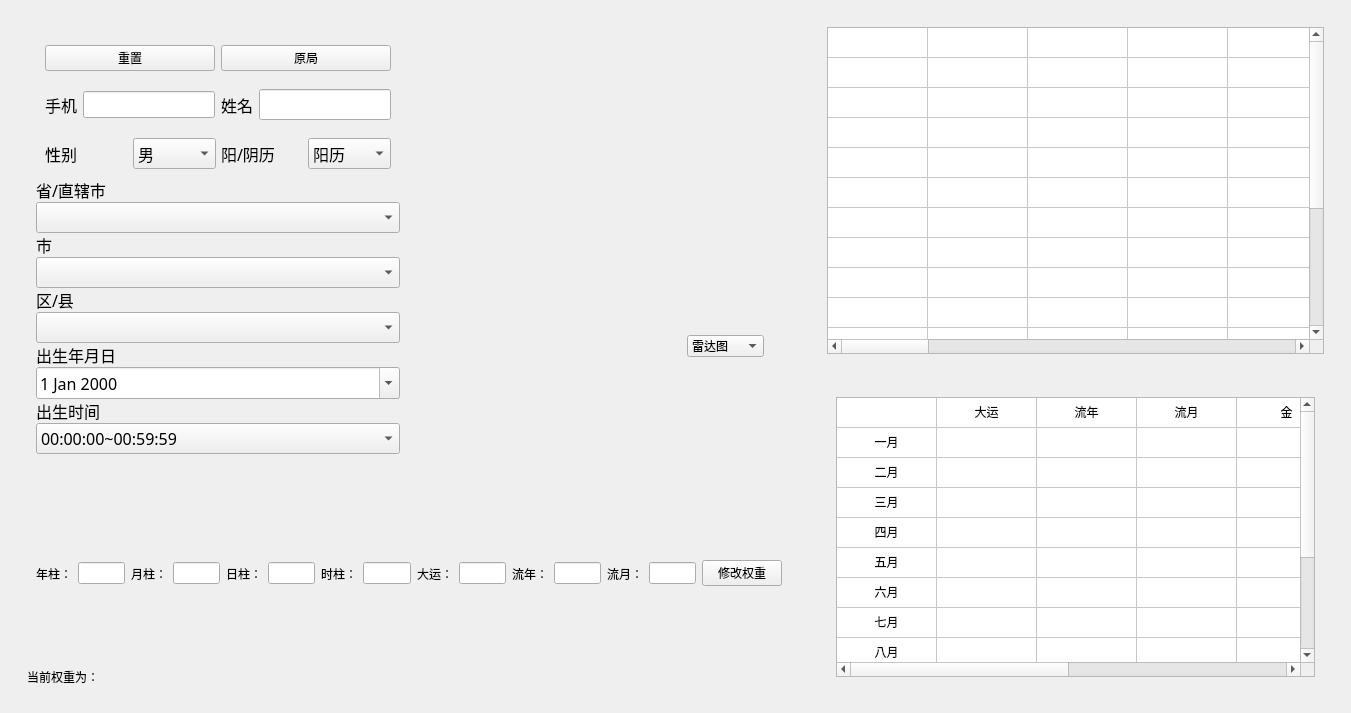
<?xml version="1.0" encoding="UTF-8"?>
<ui version="4.0">
 <class>MainWindow</class>
 <widget class="QMainWindow" name="MainWindow">
  <property name="geometry">
   <rect>
    <x>0</x>
    <y>0</y>
    <width>1351</width>
    <height>713</height>
   </rect>
  </property>
  <property name="windowTitle">
   <string>万年历</string>
  </property>
  <property name="autoFillBackground">
   <bool>false</bool>
  </property>
  <widget class="QWidget" name="centralwidget">
   <layout class="QHBoxLayout" name="horizontalLayout_7" stretch="3,2">
    <property name="spacing">
     <number>0</number>
    </property>
    <item>
     <widget class="QWidget" name="widget_8" native="true">
      <layout class="QVBoxLayout" name="verticalLayout_6">
       <property name="spacing">
        <number>0</number>
       </property>
       <item>
        <widget class="QWidget" name="widget_10" native="true">
         <layout class="QHBoxLayout" name="horizontalLayout_8" stretch="1,1">
          <property name="spacing">
           <number>0</number>
          </property>
          <item>
           <widget class="QWidget" name="formWidget" native="true">
            <layout class="QVBoxLayout" name="verticalLayout">
             <property name="spacing">
              <number>0</number>
             </property>
             <property name="sizeConstraint">
              <enum>QLayout::SetMinimumSize</enum>
             </property>
             <item>
              <widget class="QWidget" name="widget_7" native="true">
               <layout class="QHBoxLayout" name="horizontalLayout_6">
                <item>
                 <widget class="QPushButton" name="btn_reset">
                  <property name="text">
                   <string>重置</string>
                  </property>
                 </widget>
                </item>
                <item>
                 <widget class="QPushButton" name="btn_birth">
                  <property name="text">
                   <string>原局</string>
                  </property>
                 </widget>
                </item>
               </layout>
              </widget>
             </item>
             <item>
              <widget class="QWidget" name="widget" native="true">
               <layout class="QHBoxLayout" name="horizontalLayout">
                <item>
                 <widget class="QLabel" name="label">
                  <property name="font">
                   <font>
                    <pointsize>12</pointsize>
                   </font>
                  </property>
                  <property name="text">
                   <string>手机</string>
                  </property>
                 </widget>
                </item>
                <item>
                 <widget class="QLineEdit" name="line_phone">
                  <property name="font">
                   <font>
                    <pointsize>12</pointsize>
                   </font>
                  </property>
                  <property name="echoMode">
                   <enum>QLineEdit::Normal</enum>
                  </property>
                 </widget>
                </item>
                <item>
                 <widget class="QLabel" name="label_2">
                  <property name="font">
                   <font>
                    <family>Adobe Devanagari</family>
                    <pointsize>12</pointsize>
                   </font>
                  </property>
                  <property name="text">
                   <string>姓名</string>
                  </property>
                 </widget>
                </item>
                <item>
                 <widget class="QLineEdit" name="line_name">
                  <property name="font">
                   <font>
                    <family>Adobe Devanagari</family>
                    <pointsize>12</pointsize>
                   </font>
                  </property>
                 </widget>
                </item>
               </layout>
              </widget>
             </item>
             <item>
              <widget class="QWidget" name="widget_2" native="true">
               <layout class="QHBoxLayout" name="horizontalLayout_2" stretch="1,1,1,1">
                <property name="spacing">
                 <number>5</number>
                </property>
                <property name="leftMargin">
                 <number>9</number>
                </property>
                <property name="topMargin">
                 <number>9</number>
                </property>
                <property name="rightMargin">
                 <number>9</number>
                </property>
                <item>
                 <widget class="QLabel" name="label_3">
                  <property name="font">
                   <font>
                    <family>Adobe Devanagari</family>
                    <pointsize>12</pointsize>
                   </font>
                  </property>
                  <property name="text">
                   <string>性别</string>
                  </property>
                 </widget>
                </item>
                <item>
                 <widget class="QComboBox" name="combo_sex">
                  <property name="font">
                   <font>
                    <family>Adobe Devanagari</family>
                    <pointsize>12</pointsize>
                   </font>
                  </property>
                  <item>
                   <property name="text">
                    <string>男</string>
                   </property>
                  </item>
                  <item>
                   <property name="text">
                    <string>女</string>
                   </property>
                  </item>
                 </widget>
                </item>
                <item>
                 <widget class="QLabel" name="label_4">
                  <property name="font">
                   <font>
                    <family>Adobe Devanagari</family>
                    <pointsize>12</pointsize>
                   </font>
                  </property>
                  <property name="text">
                   <string>阳/阴历</string>
                  </property>
                 </widget>
                </item>
                <item>
                 <widget class="QComboBox" name="combo_isSolar">
                  <property name="font">
                   <font>
                    <family>Adobe Devanagari</family>
                    <pointsize>12</pointsize>
                   </font>
                  </property>
                  <item>
                   <property name="text">
                    <string>阳历</string>
                   </property>
                  </item>
                  <item>
                   <property name="text">
                    <string>阴历</string>
                   </property>
                  </item>
                 </widget>
                </item>
               </layout>
              </widget>
             </item>
             <item>
              <widget class="QLabel" name="label_7">
               <property name="font">
                <font>
                 <family>Adobe Devanagari</family>
                 <pointsize>12</pointsize>
                </font>
               </property>
               <property name="text">
                <string>省/直辖市</string>
               </property>
              </widget>
             </item>
             <item>
              <widget class="QComboBox" name="combo_province">
               <property name="font">
                <font>
                 <family>Adobe Devanagari</family>
                 <pointsize>12</pointsize>
                </font>
               </property>
              </widget>
             </item>
             <item>
              <widget class="QLabel" name="label_8">
               <property name="font">
                <font>
                 <family>Adobe Devanagari</family>
                 <pointsize>12</pointsize>
                </font>
               </property>
               <property name="text">
                <string>市</string>
               </property>
              </widget>
             </item>
             <item>
              <widget class="QComboBox" name="combo_city">
               <property name="font">
                <font>
                 <family>Adobe Devanagari</family>
                 <pointsize>12</pointsize>
                </font>
               </property>
              </widget>
             </item>
             <item>
              <widget class="QLabel" name="label_9">
               <property name="font">
                <font>
                 <family>Adobe Devanagari</family>
                 <pointsize>12</pointsize>
                </font>
               </property>
               <property name="text">
                <string>区/县</string>
               </property>
              </widget>
             </item>
             <item>
              <widget class="QComboBox" name="combo_county">
               <property name="font">
                <font>
                 <family>Adobe Devanagari</family>
                 <pointsize>12</pointsize>
                </font>
               </property>
              </widget>
             </item>
             <item>
              <widget class="QLabel" name="label_5">
               <property name="font">
                <font>
                 <family>Adobe Devanagari</family>
                 <pointsize>12</pointsize>
                </font>
               </property>
               <property name="text">
                <string>出生年月日</string>
               </property>
              </widget>
             </item>
             <item>
              <widget class="QDateEdit" name="birth_edit">
               <property name="font">
                <font>
                 <family>Adobe Devanagari</family>
                 <pointsize>12</pointsize>
                </font>
               </property>
               <property name="dateTime">
                <datetime>
                 <hour>0</hour>
                 <minute>0</minute>
                 <second>0</second>
                 <year>2000</year>
                 <month>1</month>
                 <day>1</day>
                </datetime>
               </property>
               <property name="calendarPopup">
                <bool>true</bool>
               </property>
              </widget>
             </item>
             <item>
              <widget class="QLabel" name="label_6">
               <property name="font">
                <font>
                 <family>Adobe Devanagari</family>
                 <pointsize>12</pointsize>
                </font>
               </property>
               <property name="text">
                <string>出生时间</string>
               </property>
              </widget>
             </item>
             <item>
              <widget class="QComboBox" name="combo_hour">
               <property name="font">
                <font>
                 <family>Adobe Devanagari</family>
                 <pointsize>12</pointsize>
                </font>
               </property>
               <item>
                <property name="text">
                 <string>00:00:00~00:59:59</string>
                </property>
               </item>
               <item>
                <property name="text">
                 <string>01:00:00~01:59:59</string>
                </property>
               </item>
               <item>
                <property name="text">
                 <string>02:00:00~02:59:59</string>
                </property>
               </item>
               <item>
                <property name="text">
                 <string>03:00:00~03:59:59</string>
                </property>
               </item>
               <item>
                <property name="text">
                 <string>04:00:00~04:59:59</string>
                </property>
               </item>
               <item>
                <property name="text">
                 <string>05:00:00~05:59:59</string>
                </property>
               </item>
               <item>
                <property name="text">
                 <string>06:00:00~06:59:59</string>
                </property>
               </item>
               <item>
                <property name="text">
                 <string>07:00:00~07:59:59</string>
                </property>
               </item>
               <item>
                <property name="text">
                 <string>08:00:00~08:59:59</string>
                </property>
               </item>
               <item>
                <property name="text">
                 <string>09:00:00~09:59:59</string>
                </property>
               </item>
               <item>
                <property name="text">
                 <string>10:00:00~10:59:59</string>
                </property>
               </item>
               <item>
                <property name="text">
                 <string>11:00:00~11:59:59</string>
                </property>
               </item>
               <item>
                <property name="text">
                 <string>12:00:00~12:59:59</string>
                </property>
               </item>
               <item>
                <property name="text">
                 <string>13:00:00~13:59:59</string>
                </property>
               </item>
               <item>
                <property name="text">
                 <string>14:00:00~14:59:59</string>
                </property>
               </item>
               <item>
                <property name="text">
                 <string>15:00:00~15:59:59</string>
                </property>
               </item>
               <item>
                <property name="text">
                 <string>16:00:00~16:59:59</string>
                </property>
               </item>
               <item>
                <property name="text">
                 <string>17:00:00~17:59:59</string>
                </property>
               </item>
               <item>
                <property name="text">
                 <string>18:00:00~18:59:59</string>
                </property>
               </item>
               <item>
                <property name="text">
                 <string>19:00:00~19:59:59</string>
                </property>
               </item>
               <item>
                <property name="text">
                 <string>20:00:00~20:59:59</string>
                </property>
               </item>
               <item>
                <property name="text">
                 <string>21:00:00~21:59:59</string>
                </property>
               </item>
               <item>
                <property name="text">
                 <string>22:00:00~22:59:59</string>
                </property>
               </item>
               <item>
                <property name="text">
                 <string>23:00:00~23:59:59</string>
                </property>
               </item>
              </widget>
             </item>
            </layout>
           </widget>
          </item>
          <item>
           <widget class="QWidget" name="widget_11" native="true">
            <layout class="QVBoxLayout" name="verticalLayout_2" stretch="1,8">
             <property name="spacing">
              <number>0</number>
             </property>
             <item>
              <widget class="QWidget" name="info_widget" native="true">
               <layout class="QVBoxLayout" name="verticalLayout_3">
                <item>
                 <widget class="QWidget" name="widget_3" native="true">
                  <layout class="QHBoxLayout" name="horizontalLayout_4">
                   <item>
                    <widget class="QLabel" name="lb_bazi">
                     <property name="font">
                      <font>
                       <pointsize>12</pointsize>
                      </font>
                     </property>
                     <property name="text">
                      <string/>
                     </property>
                    </widget>
                   </item>
                  </layout>
                 </widget>
                </item>
                <item>
                 <widget class="QWidget" name="widget_4" native="true">
                  <layout class="QHBoxLayout" name="horizontalLayout_3">
                   <item>
                    <widget class="QLabel" name="lb_dayun">
                     <property name="font">
                      <font>
                       <pointsize>12</pointsize>
                      </font>
                     </property>
                     <property name="text">
                      <string/>
                     </property>
                    </widget>
                   </item>
                   <item>
                    <widget class="QLabel" name="lb_liunian">
                     <property name="font">
                      <font>
                       <pointsize>12</pointsize>
                      </font>
                     </property>
                     <property name="text">
                      <string/>
                     </property>
                    </widget>
                   </item>
                   <item>
                    <widget class="QLabel" name="lb_liuyue">
                     <property name="font">
                      <font>
                       <pointsize>12</pointsize>
                      </font>
                     </property>
                     <property name="text">
                      <string/>
                     </property>
                    </widget>
                   </item>
                   <item>
                    <widget class="QComboBox" name="combobox_change_fig">
                     <item>
                      <property name="text">
                       <string>雷达图</string>
                      </property>
                     </item>
                     <item>
                      <property name="text">
                       <string>饼图</string>
                      </property>
                     </item>
                    </widget>
                   </item>
                  </layout>
                 </widget>
                </item>
               </layout>
              </widget>
             </item>
             <item>
              <layout class="QVBoxLayout" name="vbox_radar"/>
             </item>
            </layout>
           </widget>
          </item>
         </layout>
        </widget>
       </item>
       <item>
        <widget class="QWidget" name="widget_5" native="true">
         <layout class="QVBoxLayout" name="verticalLayout_5" stretch="1,0,10">
          <property name="spacing">
           <number>2</number>
          </property>
          <item>
           <widget class="QWidget" name="widget_6" native="true">
            <layout class="QHBoxLayout" name="horizontalLayout_5">
             <item>
              <widget class="QLabel" name="label_11">
               <property name="text">
                <string>年柱：</string>
               </property>
              </widget>
             </item>
             <item>
              <widget class="QLineEdit" name="edt_year"/>
             </item>
             <item>
              <widget class="QLabel" name="label_12">
               <property name="text">
                <string>月柱：</string>
               </property>
              </widget>
             </item>
             <item>
              <widget class="QLineEdit" name="edt_month"/>
             </item>
             <item>
              <widget class="QLabel" name="label_10">
               <property name="text">
                <string>日柱：</string>
               </property>
              </widget>
             </item>
             <item>
              <widget class="QLineEdit" name="edt_day"/>
             </item>
             <item>
              <widget class="QLabel" name="label_13">
               <property name="text">
                <string>时柱：</string>
               </property>
              </widget>
             </item>
             <item>
              <widget class="QLineEdit" name="edt_hour"/>
             </item>
             <item>
              <widget class="QLabel" name="label_14">
               <property name="text">
                <string>大运：</string>
               </property>
              </widget>
             </item>
             <item>
              <widget class="QLineEdit" name="edt_da_yun"/>
             </item>
             <item>
              <widget class="QLabel" name="label_15">
               <property name="text">
                <string>流年：</string>
               </property>
              </widget>
             </item>
             <item>
              <widget class="QLineEdit" name="edt_liu_nian"/>
             </item>
             <item>
              <widget class="QLabel" name="label_16">
               <property name="text">
                <string>流月：</string>
               </property>
              </widget>
             </item>
             <item>
              <widget class="QLineEdit" name="edt_liu_yue"/>
             </item>
             <item>
              <widget class="QPushButton" name="btn_change_weights">
               <property name="text">
                <string>修改权重</string>
               </property>
              </widget>
             </item>
            </layout>
           </widget>
          </item>
          <item>
           <widget class="QLabel" name="lb_weights">
            <property name="text">
             <string>当前权重为：</string>
            </property>
           </widget>
          </item>
          <item>
           <layout class="QVBoxLayout" name="hbox_line"/>
          </item>
         </layout>
        </widget>
       </item>
      </layout>
     </widget>
    </item>
    <item>
     <widget class="QWidget" name="widget_9" native="true">
      <layout class="QVBoxLayout" name="verticalLayout_4">
       <item>
        <widget class="QWidget" name="verticalWidget_4" native="true">
         <layout class="QVBoxLayout" name="vbox_overview">
          <item>
           <widget class="QTableWidget" name="tbl_overview">
            <property name="frameShape">
             <enum>QFrame::StyledPanel</enum>
            </property>
            <attribute name="horizontalHeaderVisible">
             <bool>false</bool>
            </attribute>
            <attribute name="verticalHeaderVisible">
             <bool>false</bool>
            </attribute>
            <row>
             <property name="text">
              <string>新建行</string>
             </property>
            </row>
            <row>
             <property name="text">
              <string>新建行</string>
             </property>
            </row>
            <row>
             <property name="text">
              <string>新建行</string>
             </property>
            </row>
            <row>
             <property name="text">
              <string>新建行</string>
             </property>
            </row>
            <row>
             <property name="text">
              <string>新建行</string>
             </property>
            </row>
            <row>
             <property name="text">
              <string>新建行</string>
             </property>
            </row>
            <row>
             <property name="text">
              <string>新建行</string>
             </property>
            </row>
            <row>
             <property name="text">
              <string>新建行</string>
             </property>
            </row>
            <row>
             <property name="text">
              <string>新建行</string>
             </property>
            </row>
            <row>
             <property name="text">
              <string>新建行</string>
             </property>
            </row>
            <row>
             <property name="text">
              <string>新建行</string>
             </property>
            </row>
            <row>
             <property name="text">
              <string>新建行</string>
             </property>
            </row>
            <row>
             <property name="text">
              <string>新建行</string>
             </property>
            </row>
            <row>
             <property name="text">
              <string>新建行</string>
             </property>
            </row>
            <row>
             <property name="text">
              <string>新建行</string>
             </property>
            </row>
            <row>
             <property name="text">
              <string>新建行</string>
             </property>
            </row>
            <row>
             <property name="text">
              <string>新建行</string>
             </property>
            </row>
            <column>
             <property name="text">
              <string>新建列</string>
             </property>
            </column>
            <column>
             <property name="text">
              <string>新建列</string>
             </property>
            </column>
            <column>
             <property name="text">
              <string>新建列</string>
             </property>
            </column>
            <column>
             <property name="text">
              <string>新建列</string>
             </property>
            </column>
            <column>
             <property name="text">
              <string>新建列</string>
             </property>
            </column>
            <column>
             <property name="text">
              <string>新建列</string>
             </property>
            </column>
            <column>
             <property name="text">
              <string>新建列</string>
             </property>
            </column>
            <column>
             <property name="text">
              <string>新建列</string>
             </property>
            </column>
            <column>
             <property name="text">
              <string>新建列</string>
             </property>
            </column>
            <column>
             <property name="text">
              <string>新建列</string>
             </property>
            </column>
            <column>
             <property name="text">
              <string>新建列</string>
             </property>
            </column>
            <column>
             <property name="text">
              <string>新建列</string>
             </property>
            </column>
            <column>
             <property name="text">
              <string>新建列</string>
             </property>
            </column>
            <column>
             <property name="text">
              <string>新建列</string>
             </property>
            </column>
            <column>
             <property name="text">
              <string>新建列</string>
             </property>
            </column>
            <column>
             <property name="text">
              <string>新建列</string>
             </property>
            </column>
            <column>
             <property name="text">
              <string>新建列</string>
             </property>
            </column>
            <column>
             <property name="text">
              <string>新建列</string>
             </property>
            </column>
            <column>
             <property name="text">
              <string>新建列</string>
             </property>
            </column>
            <column>
             <property name="text">
              <string>新建列</string>
             </property>
            </column>
            <column>
             <property name="text">
              <string>新建列</string>
             </property>
            </column>
           </widget>
          </item>
          <item>
           <widget class="QWidget" name="verticalWidget_5" native="true">
            <layout class="QVBoxLayout" name="vbox_detail" stretch="1,10">
             <property name="spacing">
              <number>0</number>
             </property>
             <item>
              <widget class="QLabel" name="lb_detail_date">
               <property name="baseSize">
                <size>
                 <width>0</width>
                 <height>0</height>
                </size>
               </property>
               <property name="font">
                <font>
                 <pointsize>12</pointsize>
                </font>
               </property>
               <property name="layoutDirection">
                <enum>Qt::LeftToRight</enum>
               </property>
               <property name="text">
                <string/>
               </property>
               <property name="alignment">
                <set>Qt::AlignCenter</set>
               </property>
              </widget>
             </item>
             <item>
              <widget class="QTableWidget" name="tbl_detail">
               <attribute name="horizontalHeaderVisible">
                <bool>false</bool>
               </attribute>
               <attribute name="verticalHeaderVisible">
                <bool>false</bool>
               </attribute>
               <row>
                <property name="text">
                 <string>新建行</string>
                </property>
               </row>
               <row>
                <property name="text">
                 <string>一月</string>
                </property>
               </row>
               <row>
                <property name="text">
                 <string>二月</string>
                </property>
               </row>
               <row>
                <property name="text">
                 <string>三月</string>
                </property>
               </row>
               <row>
                <property name="text">
                 <string>四月</string>
                </property>
               </row>
               <row>
                <property name="text">
                 <string>五月</string>
                </property>
               </row>
               <row>
                <property name="text">
                 <string>六月</string>
                </property>
               </row>
               <row>
                <property name="text">
                 <string>七月</string>
                </property>
               </row>
               <row>
                <property name="text">
                 <string>八月</string>
                </property>
               </row>
               <row>
                <property name="text">
                 <string>九月</string>
                </property>
               </row>
               <row>
                <property name="text">
                 <string>十月</string>
                </property>
               </row>
               <row>
                <property name="text">
                 <string>十一月</string>
                </property>
               </row>
               <row>
                <property name="text">
                 <string>十二月</string>
                </property>
               </row>
               <column>
                <property name="text">
                 <string>新建列</string>
                </property>
               </column>
               <column>
                <property name="text">
                 <string>大运</string>
                </property>
               </column>
               <column>
                <property name="text">
                 <string>流年</string>
                </property>
               </column>
               <column>
                <property name="text">
                 <string>流月</string>
                </property>
               </column>
               <column>
                <property name="text">
                 <string>金</string>
                </property>
               </column>
               <column>
                <property name="text">
                 <string>木</string>
                </property>
               </column>
               <column>
                <property name="text">
                 <string>水</string>
                </property>
               </column>
               <column>
                <property name="text">
                 <string>火</string>
                </property>
               </column>
               <item row="0" column="1">
                <property name="text">
                 <string>大运</string>
                </property>
                <property name="textAlignment">
                 <set>AlignCenter</set>
                </property>
               </item>
               <item row="0" column="2">
                <property name="text">
                 <string>流年</string>
                </property>
                <property name="textAlignment">
                 <set>AlignCenter</set>
                </property>
               </item>
               <item row="0" column="3">
                <property name="text">
                 <string>流月</string>
                </property>
                <property name="textAlignment">
                 <set>AlignCenter</set>
                </property>
               </item>
               <item row="0" column="4">
                <property name="text">
                 <string>金</string>
                </property>
                <property name="textAlignment">
                 <set>AlignCenter</set>
                </property>
               </item>
               <item row="0" column="5">
                <property name="text">
                 <string>木</string>
                </property>
                <property name="textAlignment">
                 <set>AlignCenter</set>
                </property>
               </item>
               <item row="0" column="6">
                <property name="text">
                 <string>水</string>
                </property>
                <property name="textAlignment">
                 <set>AlignCenter</set>
                </property>
               </item>
               <item row="0" column="7">
                <property name="text">
                 <string>火</string>
                </property>
                <property name="textAlignment">
                 <set>AlignCenter</set>
                </property>
               </item>
               <item row="1" column="0">
                <property name="text">
                 <string>一月</string>
                </property>
                <property name="textAlignment">
                 <set>AlignCenter</set>
                </property>
                <property name="flags">
                 <set>ItemIsSelectable|ItemIsDragEnabled|ItemIsDropEnabled|ItemIsUserCheckable|ItemIsEnabled</set>
                </property>
               </item>
               <item row="1" column="1">
                <property name="text">
                 <string/>
                </property>
               </item>
               <item row="1" column="2">
                <property name="text">
                 <string/>
                </property>
               </item>
               <item row="1" column="3">
                <property name="text">
                 <string/>
                </property>
               </item>
               <item row="1" column="4">
                <property name="text">
                 <string/>
                </property>
               </item>
               <item row="1" column="5">
                <property name="text">
                 <string/>
                </property>
               </item>
               <item row="1" column="6">
                <property name="text">
                 <string/>
                </property>
               </item>
               <item row="1" column="7">
                <property name="text">
                 <string/>
                </property>
               </item>
               <item row="2" column="0">
                <property name="text">
                 <string>二月</string>
                </property>
                <property name="textAlignment">
                 <set>AlignCenter</set>
                </property>
                <property name="flags">
                 <set>ItemIsSelectable|ItemIsDragEnabled|ItemIsDropEnabled|ItemIsUserCheckable|ItemIsEnabled</set>
                </property>
               </item>
               <item row="2" column="1">
                <property name="text">
                 <string/>
                </property>
               </item>
               <item row="3" column="0">
                <property name="text">
                 <string>三月</string>
                </property>
                <property name="textAlignment">
                 <set>AlignCenter</set>
                </property>
                <property name="flags">
                 <set>ItemIsSelectable|ItemIsDragEnabled|ItemIsDropEnabled|ItemIsUserCheckable|ItemIsEnabled</set>
                </property>
               </item>
               <item row="3" column="1">
                <property name="text">
                 <string/>
                </property>
               </item>
               <item row="4" column="0">
                <property name="text">
                 <string>四月</string>
                </property>
                <property name="textAlignment">
                 <set>AlignCenter</set>
                </property>
                <property name="flags">
                 <set>ItemIsSelectable|ItemIsDragEnabled|ItemIsDropEnabled|ItemIsUserCheckable|ItemIsEnabled</set>
                </property>
               </item>
               <item row="4" column="1">
                <property name="text">
                 <string/>
                </property>
               </item>
               <item row="5" column="0">
                <property name="text">
                 <string>五月</string>
                </property>
                <property name="textAlignment">
                 <set>AlignCenter</set>
                </property>
                <property name="flags">
                 <set>ItemIsSelectable|ItemIsDragEnabled|ItemIsDropEnabled|ItemIsUserCheckable|ItemIsEnabled</set>
                </property>
               </item>
               <item row="5" column="1">
                <property name="text">
                 <string/>
                </property>
               </item>
               <item row="6" column="0">
                <property name="text">
                 <string>六月</string>
                </property>
                <property name="textAlignment">
                 <set>AlignCenter</set>
                </property>
                <property name="flags">
                 <set>ItemIsSelectable|ItemIsDragEnabled|ItemIsDropEnabled|ItemIsUserCheckable|ItemIsEnabled</set>
                </property>
               </item>
               <item row="6" column="1">
                <property name="text">
                 <string/>
                </property>
               </item>
               <item row="7" column="0">
                <property name="text">
                 <string>七月</string>
                </property>
                <property name="textAlignment">
                 <set>AlignCenter</set>
                </property>
                <property name="flags">
                 <set>ItemIsSelectable|ItemIsDragEnabled|ItemIsDropEnabled|ItemIsUserCheckable|ItemIsEnabled</set>
                </property>
               </item>
               <item row="7" column="1">
                <property name="text">
                 <string/>
                </property>
               </item>
               <item row="8" column="0">
                <property name="text">
                 <string>八月</string>
                </property>
                <property name="textAlignment">
                 <set>AlignCenter</set>
                </property>
                <property name="flags">
                 <set>ItemIsSelectable|ItemIsDragEnabled|ItemIsDropEnabled|ItemIsUserCheckable|ItemIsEnabled</set>
                </property>
               </item>
               <item row="8" column="1">
                <property name="text">
                 <string/>
                </property>
               </item>
               <item row="9" column="0">
                <property name="text">
                 <string>九月</string>
                </property>
                <property name="textAlignment">
                 <set>AlignCenter</set>
                </property>
                <property name="flags">
                 <set>ItemIsSelectable|ItemIsDragEnabled|ItemIsDropEnabled|ItemIsUserCheckable|ItemIsEnabled</set>
                </property>
               </item>
               <item row="9" column="1">
                <property name="text">
                 <string/>
                </property>
               </item>
               <item row="10" column="0">
                <property name="text">
                 <string>十月</string>
                </property>
                <property name="textAlignment">
                 <set>AlignCenter</set>
                </property>
                <property name="flags">
                 <set>ItemIsSelectable|ItemIsDragEnabled|ItemIsDropEnabled|ItemIsUserCheckable|ItemIsEnabled</set>
                </property>
               </item>
               <item row="10" column="1">
                <property name="text">
                 <string/>
                </property>
               </item>
               <item row="11" column="0">
                <property name="text">
                 <string>十一月</string>
                </property>
                <property name="textAlignment">
                 <set>AlignCenter</set>
                </property>
                <property name="flags">
                 <set>ItemIsSelectable|ItemIsDragEnabled|ItemIsDropEnabled|ItemIsUserCheckable|ItemIsEnabled</set>
                </property>
               </item>
               <item row="11" column="1">
                <property name="text">
                 <string/>
                </property>
               </item>
               <item row="12" column="0">
                <property name="text">
                 <string>十二月</string>
                </property>
                <property name="textAlignment">
                 <set>AlignCenter</set>
                </property>
                <property name="flags">
                 <set>ItemIsSelectable|ItemIsDragEnabled|ItemIsDropEnabled|ItemIsUserCheckable|ItemIsEnabled</set>
                </property>
               </item>
               <item row="12" column="1">
                <property name="text">
                 <string/>
                </property>
               </item>
              </widget>
             </item>
            </layout>
           </widget>
          </item>
         </layout>
        </widget>
       </item>
      </layout>
     </widget>
    </item>
   </layout>
  </widget>
 </widget>
 <resources/>
 <connections/>
</ui>
